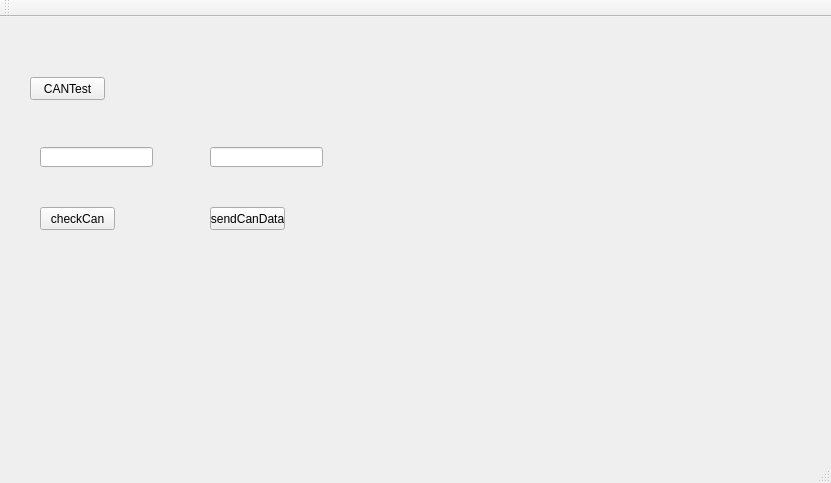
<?xml version="1.0" encoding="UTF-8"?>
<ui version="4.0">
 <class>MainWindow</class>
 <widget class="QMainWindow" name="MainWindow">
  <property name="geometry">
   <rect>
    <x>0</x>
    <y>0</y>
    <width>831</width>
    <height>483</height>
   </rect>
  </property>
  <property name="windowTitle">
   <string>MainWindow</string>
  </property>
  <widget class="QWidget" name="centralWidget">
   <widget class="QPushButton" name="pushButton">
    <property name="geometry">
     <rect>
      <x>30</x>
      <y>60</y>
      <width>75</width>
      <height>23</height>
     </rect>
    </property>
    <property name="text">
     <string>CANTest</string>
    </property>
   </widget>
   <widget class="QPushButton" name="pushButton_2">
    <property name="geometry">
     <rect>
      <x>40</x>
      <y>190</y>
      <width>75</width>
      <height>23</height>
     </rect>
    </property>
    <property name="text">
     <string>checkCan</string>
    </property>
   </widget>
   <widget class="QPushButton" name="pushButton_3">
    <property name="geometry">
     <rect>
      <x>210</x>
      <y>190</y>
      <width>75</width>
      <height>23</height>
     </rect>
    </property>
    <property name="text">
     <string>sendCanData</string>
    </property>
   </widget>
   <widget class="QLineEdit" name="lineEdit">
    <property name="geometry">
     <rect>
      <x>40</x>
      <y>130</y>
      <width>113</width>
      <height>20</height>
     </rect>
    </property>
   </widget>
   <widget class="QLineEdit" name="lineEdit_2">
    <property name="geometry">
     <rect>
      <x>210</x>
      <y>130</y>
      <width>113</width>
      <height>20</height>
     </rect>
    </property>
   </widget>
  </widget>
  <widget class="QMenuBar" name="menuBar">
   <property name="geometry">
    <rect>
     <x>0</x>
     <y>0</y>
     <width>831</width>
     <height>23</height>
    </rect>
   </property>
  </widget>
  <widget class="QToolBar" name="mainToolBar">
   <attribute name="toolBarArea">
    <enum>TopToolBarArea</enum>
   </attribute>
   <attribute name="toolBarBreak">
    <bool>false</bool>
   </attribute>
  </widget>
  <widget class="QStatusBar" name="statusBar"/>
 </widget>
 <layoutdefault spacing="6" margin="11"/>
 <resources/>
 <connections/>
</ui>
